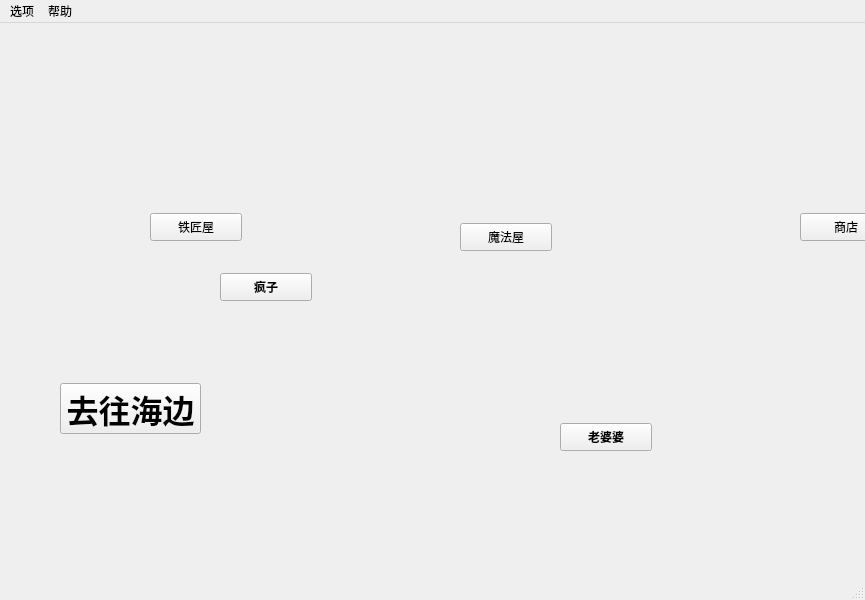
<?xml version="1.0" encoding="UTF-8"?>
<ui version="4.0">
 <class>rolig_village</class>
 <widget class="QMainWindow" name="rolig_village">
  <property name="geometry">
   <rect>
    <x>0</x>
    <y>0</y>
    <width>865</width>
    <height>600</height>
   </rect>
  </property>
  <property name="windowTitle">
   <string>MainWindow</string>
  </property>
  <widget class="QWidget" name="centralwidget">
   <widget class="QPushButton" name="crazyman">
    <property name="geometry">
     <rect>
      <x>220</x>
      <y>250</y>
      <width>92</width>
      <height>28</height>
     </rect>
    </property>
    <property name="font">
     <font>
      <bold>true</bold>
     </font>
    </property>
    <property name="text">
     <string>疯子</string>
    </property>
   </widget>
   <widget class="QPushButton" name="grandma">
    <property name="geometry">
     <rect>
      <x>560</x>
      <y>400</y>
      <width>92</width>
      <height>28</height>
     </rect>
    </property>
    <property name="font">
     <font>
      <bold>true</bold>
     </font>
    </property>
    <property name="text">
     <string>老婆婆</string>
    </property>
   </widget>
   <widget class="QPushButton" name="ironmanhouse">
    <property name="geometry">
     <rect>
      <x>150</x>
      <y>190</y>
      <width>92</width>
      <height>28</height>
     </rect>
    </property>
    <property name="text">
     <string>铁匠屋</string>
    </property>
   </widget>
   <widget class="QPushButton" name="magichouse">
    <property name="geometry">
     <rect>
      <x>460</x>
      <y>200</y>
      <width>92</width>
      <height>28</height>
     </rect>
    </property>
    <property name="text">
     <string>魔法屋</string>
    </property>
   </widget>
   <widget class="QPushButton" name="shop">
    <property name="geometry">
     <rect>
      <x>800</x>
      <y>190</y>
      <width>92</width>
      <height>28</height>
     </rect>
    </property>
    <property name="text">
     <string>商店</string>
    </property>
   </widget>
   <widget class="QPushButton" name="gotosea">
    <property name="geometry">
     <rect>
      <x>60</x>
      <y>360</y>
      <width>141</width>
      <height>51</height>
     </rect>
    </property>
    <property name="font">
     <font>
      <pointsize>24</pointsize>
      <bold>true</bold>
     </font>
    </property>
    <property name="text">
     <string>去往海边</string>
    </property>
   </widget>
  </widget>
  <widget class="QMenuBar" name="menubar">
   <property name="geometry">
    <rect>
     <x>0</x>
     <y>0</y>
     <width>865</width>
     <height>25</height>
    </rect>
   </property>
   <widget class="QMenu" name="menu_choice">
    <property name="title">
     <string>选项</string>
    </property>
    <addaction name="actionsettings"/>
    <addaction name="actionexit"/>
   </widget>
   <widget class="QMenu" name="menubangzhu">
    <property name="title">
     <string>帮助</string>
    </property>
    <addaction name="actionset"/>
    <addaction name="note"/>
   </widget>
   <addaction name="menu_choice"/>
   <addaction name="menubangzhu"/>
  </widget>
  <widget class="QStatusBar" name="statusbar">
   <property name="minimumSize">
    <size>
     <width>30</width>
     <height>30</height>
    </size>
   </property>
  </widget>
  <action name="actionsettings">
   <property name="text">
    <string>游戏设置</string>
   </property>
  </action>
  <action name="actionexit">
   <property name="text">
    <string>存档并退出</string>
   </property>
  </action>
  <action name="actionset">
   <property name="text">
    <string>游戏设定</string>
   </property>
  </action>
  <action name="note">
   <property name="text">
    <string>提示</string>
   </property>
  </action>
 </widget>
 <resources/>
 <connections/>
</ui>
